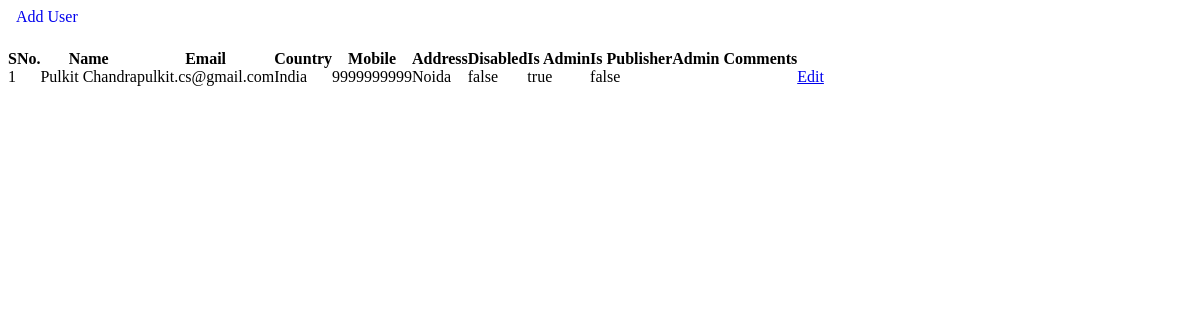
The app's page /manage-users.php with its own data.
### tables this page shows
CREATE TABLE IF NOT EXISTS `users` (
  `name` varchar(50) NOT NULL,
  `email` varchar(50) NOT NULL,
  `password` varchar(50) NOT NULL,
  `disabled` enum('1','0') NOT NULL DEFAULT '0',
  `isReset` enum('1','0') NOT NULL DEFAULT '0',
  `isAdmin` enum('1','0') NOT NULL DEFAULT '0',
  `isPublisher` enum('1','0') NOT NULL DEFAULT '0',
  `country` varchar(50) NOT NULL,
  `mobile` varchar(50) NOT NULL,
  `address` varchar(255) NOT NULL,
  `admin_comments` varchar(50) NOT NULL DEFAULT '',
  `cart` longtext DEFAULT NULL CHECK (json_valid(`cart`)),
  PRIMARY KEY (`email`)
);

### classes/Database.php (called while the page is built, shortened)
<?php
  $parentDir = dirname(__DIR__);
  require_once(__DIR__."/Configuration.php");
  require_once($parentDir."/configs/app-config.php");
  class Database {
    private $conn;
    function __construct($appConfig) {
      $configurations = new Configuration($appConfig);
      $url = $configurations->getKey('url');
      $database = $configurations->getKey('database');
      $username = $configurations->getKey('username');
      $password = $configurations->getKey('password');
    }
    function init($url, $dbName, $username, $password) {
      try {
        $this->conn = new PDO("mysql:host=$url;dbname=$dbName", $username, $password);
        $this->conn->setAttribute(PDO::ATTR_ERRMODE, PDO::ERRMODE_EXCEPTION);
      }
      catch (PDOException $e) {
        echo "Connection failed: " . $e->getMessage();
      }
    }
    function executeSQL($sql) {
      try {
        $stmt = $this->conn->prepare($sql);
        $stmt->execute();
        $stmt->setFetchMode(PDO::FETCH_ASSOC);
        return $stmt->fetchAll();
      }
      catch(PDOException $e) {
        echo "Unable to execute query". $e->getMessage();
      }
    }
    function getAllUsers() {
      $sql = "select * from users";
      $result = $this->executeSQL($sql);
      return $result;
    }
  }
?>

### configs/app-config.php (called while the page is built)
<?php
 $URL = getenv('bmb_URL') ? getenv('bmb_URL') : "localhost";
 $DATABASE = getenv('bmb_DATABASE', true) ? getenv('bmb_DATABASE', true) : "bmb";
 $USERNAME = getenv('bmb_USERNAME', true) ? getenv('bmb_USERNAME', true) : "root";
 $PASSWORD = getenv('bmb_PASSWORD', true) ? getenv('bmb_PASSWORD', true) : "";
 $appConfig = array("url" => $URL, "database" => $DATABASE, "username" => $USERNAME, "password" => $PASSWORD);
?>

### classes/Configuration.php (called while the page is built, shortened)
<?php
  class Configuration {
    private $keys;
    function __construct($configs) {
      $this->keys = $configs;
    }
    public function getKey($keyName) {
      return $this->keys[$keyName] ? $this->keys[$keyName] : getenv($keyName);
    }
  }
?>

### manage-users.php (the view, shortened to what this page needs)
<?php
  require_once("./configs/app-config.php");
  require_once("./classes/Database.php");
  $db = new Database($appConfig);
  $read = "";
  $edit = "";
  $create = "";
  function getAllUsers($db) {
    $result = $db->getAllUsers();
    $count = sizeOf($result);
    $read = "";
    if($count === 0) return '<p>No Items Found </p>';
    else {
      $read = "
      <a class='button' href='./manage.php?type=users&mode=create'>Add User</a>
      <table class='table' border='0' cellspacing='0' cellpadding='0'>
        <thead>
          <tr>
            <th>SNo.</th>
            <th>Name</th>
            <th>Email</th>
            <th>Country</th>
            <th>Mobile</th>
            <th>Address</th>
            <th>Disabled</th>
            <th>Is Admin</th>
            <th>Is Publisher</th>
            <th>Admin Comments</th>
            <th></th>
          </tr>
        </thead>
        <tbody>";
      for($i = 0; $i < $count; $i++) {
        $name = $result[$i]['name'];
        $email = $result[$i]['email'];
        $country = $result[$i]['country'];
        $mobile = $result[$i]['mobile'];
        $address = $result[$i]['address'];
        $disabled = $result[$i]['disabled'];
        $isAdmin = $result[$i]['isAdmin'];
        $isPublisher = $result[$i]['isPublisher'];
        $admin_comments = $result[$i]['admin_comments'];
        $serialNo = $i + 1;
        $disabled_state = $disabled === '0' ? 'false' : 'true';
        $admin_state = $isAdmin === '0' ?  'false' : 'true';
        $publisher_state = $isPublisher === '0' ?  'false' : 'true';
        $read.="
          <tr>
            <td>".$serialNo."</td>
            <td>".$name."</td>
            <td>".$email."</td>
            <td>".$country."</td>
            <td>".$mobile."</td>
            <td>".$address."</td>
            <td>".$disabled_state."</td>
            <td>".$admin_state."</td>
            <td>".$publisher_state."</td>
            <td>".$admin_comments."</td>
            <td><a class='edit-link' href='./manage.php?type=users&mode=edit&id=".$email."'><i class='fa fa-pencil' aria-hidden='true'></i> Edit</a></td>
          </tr>";
      };
      $read .= "</tbody></table>";
    }
    return $read;
  }
  if(isset($_GET['mode']) && isset($_GET['id']))
    $edit = editUser($db);
  else if (isset($_GET['mode']))
    if($_GET['mode']==='create')
      $create = newUser();
    else;
  else $read = getAllUsers($db);
?>
<div>
  <section>
    <?php
      if(isset($_GET['mode'])) {
        if($_GET['mode'] === 'edit')
          echo $edit;
        else if ($_GET['mode'] === 'create')
          echo $create;
        else
          echo $read;
      }
      else
        echo $read;
    ?>
  </section>
</div>

### manage-users.php (style rules this page uses)
.button { background-color: var(--background-cream); text-decoration: none; padding: .5rem; border-radius: 5px; border: solid thin var(--background-gray); }
.table { margin-top: 1.5rem; }

### records on screen
users: serialNo "1", name "Pulkit Chandra", email "pulkit.cs@gmail.com", country "India", mobile "9999999999", address "Noida", disabled "false", isAdmin "true", isPublisher "false"
